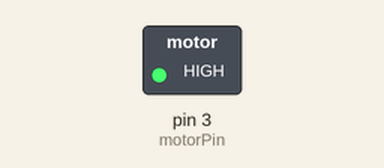
Bench run of a sketch on a simulated Arduino Uno, built with avr-gcc and run on an emulated ATmega328P. Shown: switched loads named in the sketch (green lamp = pin HIGH).

Above: at 0.5 s.
At 30.5 s:
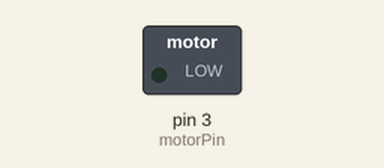
Timing chart, 0 to 78.0 s (numbered marks = the images above):
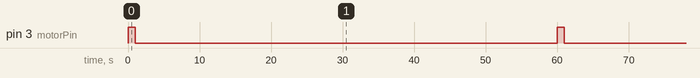

Measured:
- by itself, pin 3 (motorPin): alternates HIGH for 1.0 s and LOW for 59.0 s

The sketch:

sketch_jan23a.ino
```cpp
/*
 * Vibrate sketch
 * Vibrate for one second every minute
 * 1분마다 1초씩 진동 발생
 *
 */
const int motorPin  = 3;  // vibration motor transistor is connected to pin 3 // 핀3에 진동모터 트랜지스터 연결
void setup()
{
  pinMode(motorPin, OUTPUT);
}
void loop()
{
  digitalWrite(motorPin,  HIGH); //vibrate                    // 진동 Start
  delay(1000); // delay one second                               // 1초동안 대기
  digitalWrite(motorPin,  LOW);   // stop vibrating      // 진동 Stop
  delay(59000); // wait 59 seconds.                             // 59초동안 대기
}
```
